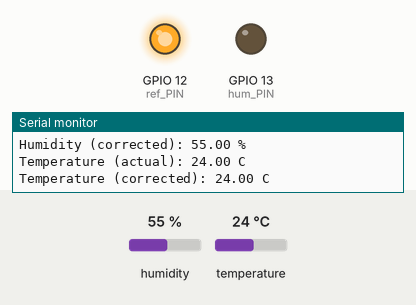
Recording of a sketch running on a simulated ESP8266 (Wemos D1 mini). Shown: output pins drawn as LEDs (lit = HIGH), the last lines printed to the serial monitor. The inputs (shaded band) are chosen by the test bench; at power-on: temperature 24 °C, humidity 55 %.

Above: at 8.8 s.
8.9 s: temperature set to 12 °C
At 20.2 s:
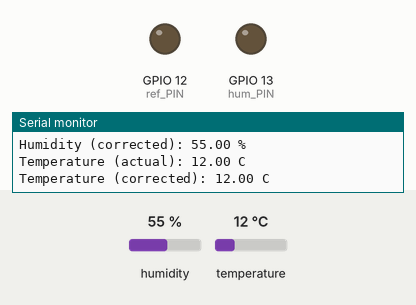
20.5 s: humidity set to 73 %
28.5 s: humidity set to 76 %
At 35.6 s:
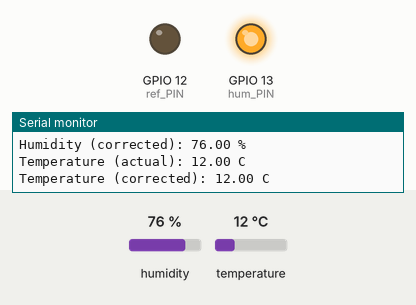
41.6 s: humidity set to 66 %
52.3 s: humidity set to 63 %
At 60.6 s:
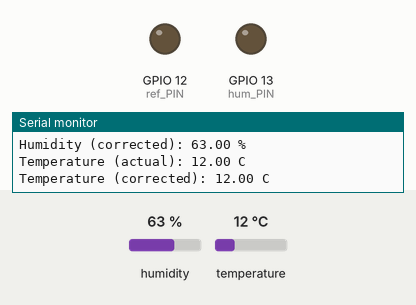
65.7 s: humidity set to 88 %
At 76.1 s:
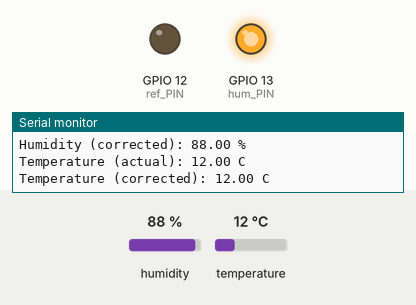
Timing chart, 0 to 77.6 s (numbered marks = the images above; inputs shaded):
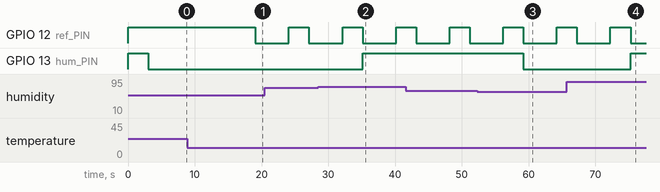

The sketch:

Manage_Humidifier_and_Temp_v5.ino
```cpp
/*
  Manage Humidifier and Refrigerator - Test program to run 2 relays connected to an Humidifier
  and a Refrigerator following a upper/lower logic with hysteresis
*/

//******************* Sent to WeMOS 01/02/2019 *******************//

//Note: The humidifier is connected to the relay's NO (normal opened) pins
// - If the relay is deactivated, then the humidifier is turned OFF
// - If the relay is activated, then the humidifier is turned ON
//Note: The refrigerator is connected to the relay's NC (normal closed) pins
// - If the relay is deactivated, then the refrigerator is turned ON
// - If the relay is activated, then the refrigerator is turned OFF

//Realy behavior
//If digitalWrite(ref_PIN, HIGH) => Writes 5V to Relay => Deactivated => Relay's LED off.
//If digitalWrite(ref_PIN, LOW) => Writes 0V to Relay => Activated => Relay's LED on.

//Libraries
#include "DHT.h"
#include <ESP8266WiFi.h>

//Global Constants
#define DHTTYPE DHT11   // DHT 11
const int DHTPin = 5;
DHT dht(DHTPin, DHTTYPE); // Initialize DHT sensor.

//Global Variables
int ref_PIN = 12; //What pin is the refrigerator's relay command connected to
int hum_PIN = 13; //What pin is the humidifier's relay command connected to
int hum_CORR = 0; //Correction value for humidity read from the DHT11 sensor
int temp_CORR = 0; //Correction value for temperature read from the DHT11 sensor
int correction = 0; //Correction value sent by reference to serial_print auxiliar funcion
float upper_temp = 24; //Upper temperature allowed, once reached, turn ON the refrigerator
float lower_temp = 22; //Lower temperature desired, once reached, turn OFF the refrigerator
float upper_hum = 75; //Upper humidity desired, once reached, turn OFF the humidifier
float lower_hum = 65; //Lower humidity allowed, once reached, turn ON the humidifier
float temp_VALUE = 0; //Will store the temperature value comming from DHT
float hum_VALUE = 0; //Will store the humidity value comming from DHT
float value = 0; //Value of the parameter to be printed sent by reference to serial_print auxiliar funcion
char measure = 'u'; //Code for printing (t=temperarutr or h=humidity) sent to serial_print axiliar funcion

//DHT dht(DHTPIN, DHTTYPE); //Initialize DHT sensor for normal 16mhz Arduino


void setup() //Routine "setup" runs once after reset
{
  Serial.begin(115200); //Initialize Serial Comm (over USB port)
  Serial.println("Ready."); //Print the auxiliar text: "Ready." to Serial Comm (USB)
  dht.begin(); //Initialize DHT to send HUM&TEMP readings
  pinMode(ref_PIN, OUTPUT); //Initialize the DIGITAL PIN as output
  pinMode(hum_PIN, OUTPUT); //Initialize the DIGITAL PIN as output
  digitalWrite(ref_PIN, HIGH); //Write HIGH (5V) on the DIGITAL PIN (realy deactivated) - Refrigerator ON
  digitalWrite(hum_PIN, HIGH); //Write HIGH (5V) on the DIGITAL PIN (realy deactivated) - Humidifier OFF
}

void loop()
{
  temp_VALUE = dht.readTemperature(); //Read the temperature value form the DHT
  hum_VALUE = dht.readHumidity(); //Read the humidity value form the DHT

  digitalWrite(ref_PIN, HIGH); //Write HIGH (5V) on the DIGITAL PIN (realy deactivated) - Refrigerator ON
  delay (3000);
  digitalWrite(ref_PIN, LOW); //Write LOW (0V) on the DIGITAL PIN (realy activated) - Refrigerator OFF

 Serial.print("Humidity (actual): "); //Print the auxiliar text: "Humidity (actual): " to Serial Comm (USB)
 Serial.print(hum_VALUE); //Print the current value of the hum_VALUE variable to Serial Comm (USB)
 Serial.println(" %"); //Print the auxiliar text: " %" to Serial Comm (USB)
 Serial.print("Humidity (corrected): "); //Print the auxiliar text: "Humidity (actual): " to Serial Comm (USB)
 Serial.print(hum_VALUE-hum_CORR); //Print the corrected value of humidity to Serial Comm (USB)
 Serial.println(" %"); //Print the auxiliar text: " %" to Serial Comm (USB)

 Serial.print("Temperature (actual): "); //Print the auxiliar text: "Temperature (actual): " to Serial Comm (USB)
 Serial.print(temp_VALUE); //Print the current value of the temp_VALUE variable to Serial Comm (USB)
 Serial.println(" C"); //Print the auxiliar text: " C" to Serial Comm (USB)
 Serial.print("Temperature (corrected): "); //Print the auxiliar text: "Temperature (actual): " to Serial Comm (USB)
 Serial.print(temp_VALUE-temp_CORR); //Print the corrected value of Temperature to Serial Comm (USB)
 Serial.println(" C"); //Print the auxiliar text: " C" to Serial Comm (USB)


  //************************* Logic for Temperature control - START ********************************//
//  serial_print(temp_VALUE,temp_CORR,'t' ); //Call serial_print () => Print Temperature values
  if ((temp_VALUE-temp_CORR) < lower_temp) //Corrected temperature below lower defined threshold
    digitalWrite(ref_PIN, LOW); //Write LOW (0V) on the DIGITAL PIN (realy activated) - Refrigerator OFF
  if ((temp_VALUE-temp_CORR) >= upper_temp) //Corrected temperature above upper defined threshold
    digitalWrite(ref_PIN, HIGH); //Write HIGH (5V) on the DIGITAL PIN (realy deactivated) - Refrigerator ON
  //************************* Logic for Temperature control - END **********************************//


  //************************* Logic for Humidity control - START ***********************************//
//  serial_print(hum_VALUE,hum_CORR,'h' ); //Call serial_print () => Print Humidity values
  if ((hum_VALUE-hum_CORR) < lower_hum) //Corrected Humidity below lower defined threshold
    digitalWrite(hum_PIN, LOW); //Write LOW (0V) on the DIGITAL PIN (realy activated) - Humidifier ON
  if ((hum_VALUE-hum_CORR) >= upper_hum) //Corrected Humidity above upper defined threshold
    digitalWrite(hum_PIN, HIGH); //Write HIGH (5V) on the DIGITAL PIN (realy deactivated) - Humidifier OFF
  //************************* Logic for Humidity control - END *************************************//

  delay (5000);
}


// Auxiliar Printing Function
void serial_print(float value,int correction, char measure)
{
  switch (measure)
  {
    case 'h':
      Serial.print("Humidity (actual): "); //Print the auxiliar text: "Humidity (actual): " to Serial Comm (USB)
      Serial.print(value); //Print the current value of the hum_VALUE variable to Serial Comm (USB)
      Serial.println(" %"); //Print the auxiliar text: " %" to Serial Comm (USB)
      Serial.print("Humidity (corrected): "); //Print the auxiliar text: "Humidity (actual): " to Serial Comm (USB)
      Serial.print(value-correction); //Print the corrected value of humidity to Serial Comm (USB)
      Serial.println(" %"); //Print the auxiliar text: " %" to Serial Comm (USB)
    break;
    case 't':
      Serial.print("Temperature (actual): "); //Print the auxiliar text: "Temperature (actual): " to Serial Comm (USB)
      Serial.print(value); //Print the current value of the temp_VALUE variable to Serial Comm (USB)
      Serial.println(" C"); //Print the auxiliar text: " C" to Serial Comm (USB)
      Serial.print("Temperature (corrected): "); //Print the auxiliar text: "Temperature (actual): " to Serial Comm (USB)
      Serial.print(value-correction); //Print the corrected value of Temperature to Serial Comm (USB)
      Serial.println(" C"); //Print the auxiliar text: " C" to Serial Comm (USB)
    break;
    defualt:
      Serial.println("Something went wrong. Check the program."); //Print the auxiliar text to Serial Comm (USB)
    break;
  }
}
```

Measured:
- the behaviour switches between 74 and 75 % on humidity (found by bisection; images 1 and 2)
- the behaviour switches between 65 and 64 % on humidity (found by bisection; images 2 and 3)
- after the input at 8.9 s, GPIO 12 (ref_PIN): HIGH → LOW after 10.2 s
- after the input at 28.5 s, GPIO 13 (hum_PIN): LOW → HIGH after 6.6 s
- after the input at 52.3 s, GPIO 13 (hum_PIN): HIGH → LOW after 6.9 s
- after the input at 65.7 s, GPIO 13 (hum_PIN): LOW → HIGH after 9.6 s
